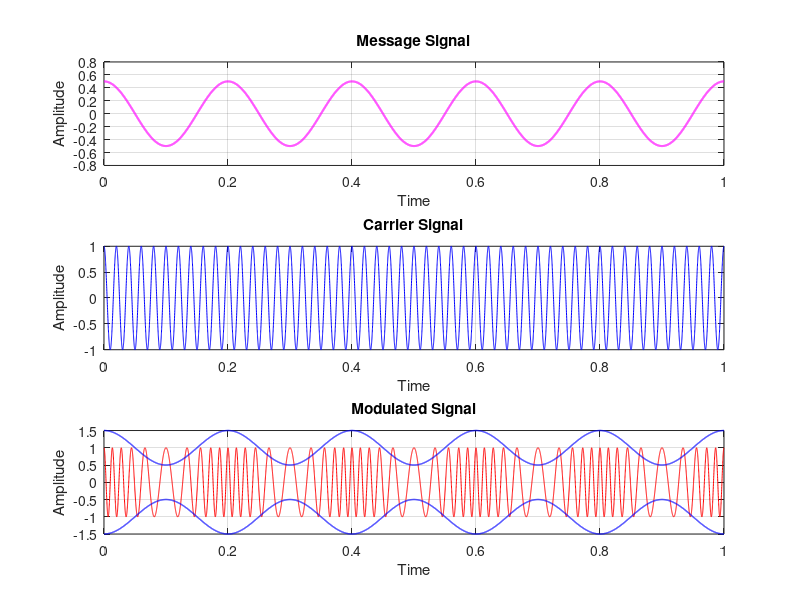

Reproduce this figure in MATLAB.
clc;
clear all;
close all;

% Asin(2*pi*f*t*phase)
Am= 0.5; %amplitude of message signal
Ac= 1; %amplitude of carrier signal
fm=5; %Frequency of message signal
fc=50; %Frequency of carrier signal
beta= 5;
t=0:0.0001:1; %Time Vector

m = Am* cos(2*pi*fm*t);
c= Ac* cos(2*pi*fc*t);
s = Ac * cos(2*pi*fc*t + beta * sin(2*pi*fm*t));
figure;
subplot(3,1,1);
plot(t,m,'m','LineWidth',1.5);
title('Message Signal');
xlabel('Time');
ylabel('Amplitude');
grid on;

subplot(3,1,2);
plot(t,c,'b');
title('Carrier Signal');
xlabel('Time');
ylabel('Amplitude');
grid on;

subplot(3,1,3);
plot(t,s,'r');
hold on;
plot(t, (Ac+m),'b','LineWidth',1);
plot(t, -(Ac+m),'b','LineWidth',1);
title('Modulated Signal');
xlabel('Time');
ylabel('Amplitude');
grid on;
